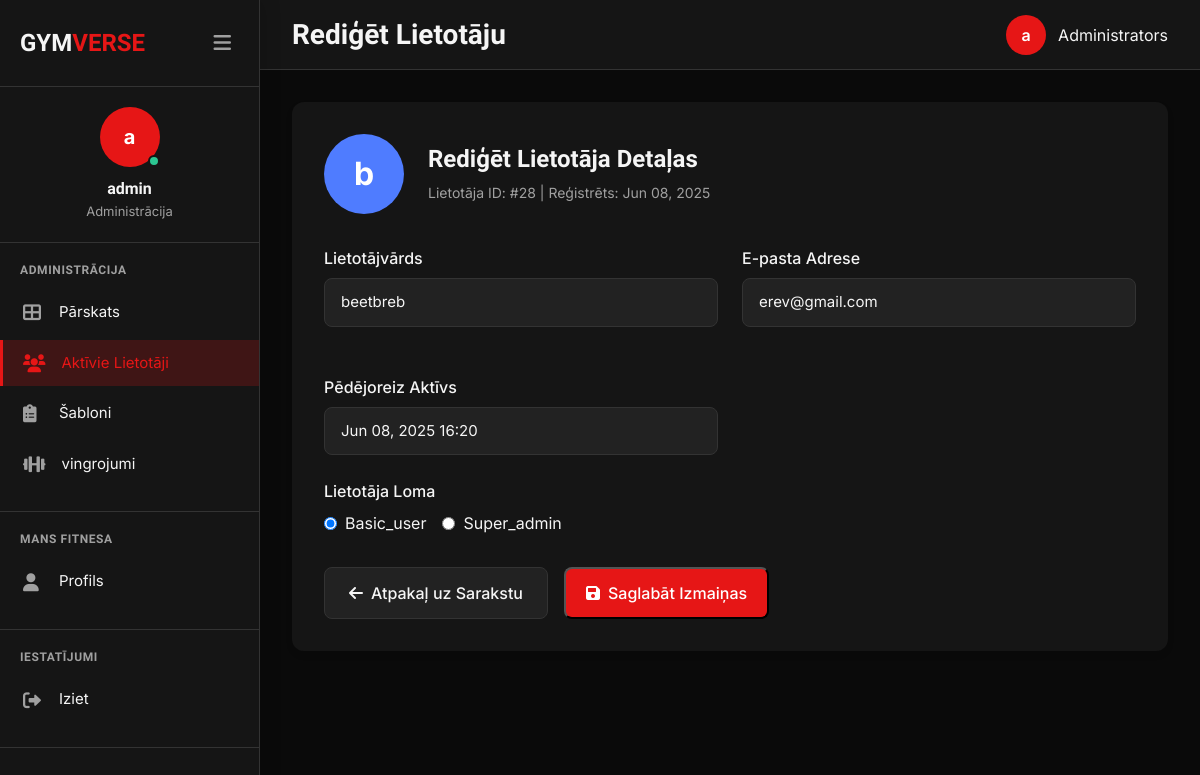
Page /admin/users/edit-user.php?id=28 (signed in) on the committed database.
### tables this page shows
CREATE TABLE `users` (
  `id` int NOT NULL,
  `username` varchar(50) NOT NULL,
  `password` varchar(255) NOT NULL,
  `email` varchar(100) NOT NULL,
  `language` varchar(10) DEFAULT 'en',
  `created_at` timestamp NULL DEFAULT CURRENT_TIMESTAMP,
  `last_active` timestamp NULL DEFAULT CURRENT_TIMESTAMP ON UPDATE CURRENT_TIMESTAMP
);

CREATE TABLE `user_roles` (
  `id` int NOT NULL,
  `user_id` int NOT NULL,
  `role_id` int NOT NULL,
  `created_at` timestamp NULL DEFAULT CURRENT_TIMESTAMP
);

CREATE TABLE `roles` (
  `id` int NOT NULL,
  `name` varchar(50) NOT NULL,
  `description` text,
  `created_at` timestamp NULL DEFAULT CURRENT_TIMESTAMP,
  `updated_at` timestamp NULL DEFAULT CURRENT_TIMESTAMP ON UPDATE CURRENT_TIMESTAMP
);

### profile/languages.php (called while the page is built, shortened)
<?php
function t($key, $lang = null) {
    global $translations;
    if ($lang === null) {
        $lang = $_SESSION["language"] ?? 'en';
    }
    return $translations[$lang][$key] ?? $key;
}

### admin/users/edit-user.php (the view, shortened to what this page needs)
<?php
require_once dirname(__DIR__, 2) . '/assets/db_connection.php';
require_once dirname(__DIR__, 2) . '/profile/languages.php';
$edit_user_id = intval($_GET['id']);
$user_sql = "
    SELECT
        u.id,
        u.username,
        u.email,
        u.created_at,
        u.last_active
    FROM users u
    WHERE u.id = ?
";
$user_stmt = $conn->prepare($user_sql);
$user_stmt->bind_param("i", $edit_user_id);
$user_stmt->execute();
$user_result = $user_stmt->get_result();
$user = $user_result->fetch_assoc();
$roles_sql = "
    SELECT r.id, r.name, ur.user_id
    FROM roles r
    LEFT JOIN user_roles ur ON r.id = ur.role_id AND ur.user_id = ?
    ORDER BY r.name
";
$roles_stmt = $conn->prepare($roles_sql);
$roles_stmt->bind_param("i", $edit_user_id);
$roles_stmt->execute();
$roles_result = $roles_stmt->get_result();
$all_roles = [];
while ($role = $roles_result->fetch_assoc()) {
    $all_roles[] = $role;
}
$bodyClass = "admin-page";
?>
<!DOCTYPE html>
<html lang="<?php echo isset($_SESSION['language']) ? $_SESSION['language'] : 'en'; ?>">
<head>
    <link rel="stylesheet" href="https://cdnjs.cloudflare.com/ajax/libs/font-awesome/6.0.0/css/all.min.css">
    <link rel="stylesheet" href="/assets/css/normalize.css">
    <link rel="stylesheet" href="/assets/css/variables.css">
    <link rel="stylesheet" href="/assets/css/main.css">
    <link rel="stylesheet" href="/assets/css/admin-sidebar.css">
    <link rel="stylesheet" href="/admin/includes/admin-styles.css">
</head>
<body class="<?php echo $bodyClass; ?>">
    <div class="admin-wrapper">
        <?php include '../includes/admin-sidebar.php'; ?>
        <div class="main-content">
            <div class="admin-topbar">
                <h1><?php echo t("edit_user"); ?></h1>
                <div class="admin-user">
                    <div class="admin-avatar"><?php echo substr($_SESSION["username"], 0, 1); ?></div>
                    <span><?php echo t("admin"); ?></span>
                </div>
            </div>
            <div class="dashboard-container">
                <div class="admin-content-box">
                    <div class="user-avatar-section">
                        <div class="user-avatar-edit">
                            <?php echo substr($user['username'], 0, 1); ?>
                        </div>
                        <div class="user-info-edit">
                            <h2><?php echo t("edit_user_details"); ?></h2>
                            <p><?php echo t("user_id"); ?>: #<?php echo $user['id']; ?> | <?php echo t("registered"); ?>: <?php echo date('M d, Y', strtotime($user['created_at'])); ?></p>
                        </div>
                    </div>
                    <form method="POST" action="">
                        <div class="form-grid">
                            <div class="form-group">
                                <label for="username" class="form-label"><?php echo t("username"); ?></label>
                                <input type="text" id="username" name="username" class="form-control" value="<?php echo htmlspecialchars($user['username']); ?>" required>
                            </div>
                            <div class="form-group">
                                <label for="email" class="form-label"><?php echo t("email_address"); ?></label>
                                <input type="email" id="email" name="email" class="form-control" value="<?php echo htmlspecialchars($user['email']); ?>" required>
                            </div>
                            <div class="form-group">
                                <label class="form-label"><?php echo t("last_active"); ?></label>
                                <input type="text" class="form-control" value="<?php echo $user['last_active'] ? date('M d, Y H:i', strtotime($user['last_active'])) : t('never'); ?>" disabled>
                            </div>
                        </div>
                        <div class="form-group">
                            <label class="form-label"><?php echo t("user_role"); ?></label>
                            <div class="checkbox-group">
                                <?php foreach ($all_roles as $role): ?>
                                    <div class="checkbox-item">
                                        <input type="radio"
                                               id="role_<?php echo $role['id']; ?>"
                                               name="roles"
                                               value="<?php echo $role['id']; ?>"
                                               <?php echo isset($role['user_id']) ? 'checked' : ''; ?>
                                               required>
                                        <label for="role_<?php echo $role['id']; ?>"><?php echo ucfirst($role['name']); ?></label>
                                    </div>
                                <?php endforeach; ?>
                            </div>
                        </div>
                        <div class="form-buttons">
                            <a href="index.php" class="btn-secondary">
                                <i class="fas fa-arrow-left"></i>
                                <span><?php echo t("back_to_list"); ?></span>
                            </a>
                            <button type="submit" class="admin-btn">
                                <i class="fas fa-save"></i>
                                <span><?php echo t("save_changes"); ?></span>
                            </button>
                        </div>
                    </form>
                </div>
            </div>
        </div>
    </div>
</body>
</html>

### assets/css/variables.css (style rules this page uses)
:root { --primary: #ff4d4d; --primary-light: #4cc9f0; --primary-dark: #3a56d4; --secondary: #f72585; --secondary-light: #ff5c8a; --success: #06d6a0; --warning: #ffd166; --danger: #ef476f; --info: #2196f3; --dark: #0f0f1a; --dark-card: #1a1a2e; --dark-card-hover: #2a2a2a; --dark-bg: #121212; --gray-dark: #2b2b3d; --gray-light: rgba(255, 255, 255, 0.7); --gray-100: #f5f5f5; --gray-200: #eeeeee; --gray-300: #dddddd; --gray-400: #cccccc; --gray-500: #aaaaaa; --gray-600: #888888; --gray-700: #666666; --gray-800: #444444; --gray-900: #222222; --text-light: #ffffff; --text-gray: #a0a0a0; --text-muted: #707070; --text-primary: #e0e0e0; --text-secondary: #a0a0a0; --gradient-blue: linear-gradient(135deg, var(--primary-dark), var(--primary-light)); --gradient-purple: linear-gradient(135deg, #9d4edd, #c77dff); --gradient-pink: linear-gradient(135deg, var(--secondary), var(--secondary-light)); --gradient-green: linear-gradient(135deg, var(--success), #64dfdf); --gradient-orange: linear-gradient(135deg, #fb8500, #ffb703); --font-family-base: 'Inter', -apple-system, BlinkMacSystemFont, 'Segoe UI', Roboto, Oxygen, Ubuntu, Cantarell, 'Open Sans', 'Helvetica Neue', sans-serif; --font-family-heading: 'Koulen', 'Inter', sans-serif; --font-family-mono: SFMono-Regular, Menlo, Monaco, Consolas, "Liberation Mono", "Courier New", monospace; --font-size-xs: 0.75rem; --font-size-sm: 0.875rem; --font-size-base: 1rem; --font-size-lg: 1.125rem; --font-size-xl: 1.25rem; --font-size-2xl: 1.5rem; --font-size-3xl: 1.875rem; --font-size-4xl: 2.25rem; --font-size-5xl: 3rem; --font-size-6xl: 4rem; --font-weight-light: 300; --font-weight-normal: 400; --font-weight-medium: 500; --font-weight-semibold: 600; --font-weight-bold: 700; --line-height-none: 1; --line-height-tight: 1.25; --line-height-snug: 1.375; --line-height-normal: 1.5; --line-height-relaxed: 1.625; --line-height-loose: 2; --letter-spacing-tighter: -0.05em; --letter-spacing-tight: -0.025em; --letter-spacing-normal: 0; --letter-spacing-wide: 0.025em; --letter-spacing-wider: 0.05em; --letter-spacing-widest: 0.1em; --space-xs: 0.25rem; --space-sm: 0.5rem; --space-md: 1rem; --space-lg: 1.5rem; --space-xl: 2rem; --space-2xl: 2.5rem; --space-3xl: 3rem; --space-4xl: 4rem; --space-5xl: 6rem; --sidebar-width: 280px; --header-height: 80px; --footer-height: auto; --container-max-width: 1200px; --container-padding: var(--space-md); --border-radius-sm: 0.25rem; --border-radius-md: 0.375rem; --border-radius-lg: 0.5rem; --border-radius-xl: 1rem; --border-radius-2xl: 1.5rem; --border-radius-full: 9999px; --border-width-thin: 1px; --border-width-medium: 2px; --border-width-thick: 3px; --border-color: rgba(255, 255, 255, 0.1); --shadow-sm: 0 4px 6px rgba(0, 0, 0, 0.1); --shadow-md: 0 10px 20px rgba(0, 0, 0, 0.15); --shadow-lg: 0 10px 25px rgba(0, 0, 0, 0.2); --shadow-xl: 0 20px 25px -5px rgba(0, 0, 0, 0.1), 0 10px 10px -5px rgba(0, 0, 0, 0.04); --shadow-2xl: 0 25px 50px -12px rgba(0, 0, 0, 0.25); --shadow-inner: inset 0 2px 4px 0 rgba(0, 0, 0, 0.06); --z-index-dropdown: 1000; --z-index-sticky: 1020; --z-index-fixed: 1030; --z-index-modal-backdrop: 1040; --z-index-modal: 1050; --z-index-popover: 1060; --z-index-tooltip: 1070; --transition: all 0.3s cubic-bezier(0.25, 0.8, 0.25, 1); --transition-fast: 0.15s ease; --transition-base: 0.3s ease; --transition-slow: 0.5s ease; --button-padding-y: 0.75rem; --button-padding-x: 1.5rem; --button-font-size: var(--font-size-base); --button-font-weight: var(--font-weight-medium); --button-border-radius: var(--border-radius-md); --button-focus-width: 0.2rem; --input-padding-y: 0.75rem; --input-padding-x: 1rem; --input-font-size: var(--font-size-base); --input-line-height: var(--line-height-normal); --input-border-width: 1px; --input-border-radius: var(--border-radius-md); --input-focus-border-color: var(--primary); --input-focus-box-shadow: 0 0 0 0.2rem rgba(67, 97, 238, 0.25); --card-border-width: 0; --card-border-radius: var(--border-radius-lg); --card-padding: var(--space-lg); --card-bg: var(--dark-card); --card-shadow: var(--shadow-md); }

### rows in the picture
users: username "b", id "28", created_at "Jun 08, 2025", username "beetbreb", email "erev@gmail.com", last_active "Jun 08, 2025 16:20"
user_roles: user_id "☑ Basic_user", role.name "Basic_user"
roles: name "Super_admin"

### other values in the picture
substr($_SESSION["username"], 0, 1) "a"
$_SESSION["username"] "admin"
t('administration') "Administrācija"
t('administration') "ADMINISTRĀCIJA"
t('dashboard') "Pārskats"
t('active_users') "Aktīvie Lietotāji"
t('templates') "Šabloni"
t('exercises') "vingrojumi"
t('my_fitness') "MANS FITNESA"
t('profile') "Profils"
t('settings') "IESTATĪJUMI"
t('logout') "Iziet"
t("edit_user") "Rediģēt Lietotāju"
t("admin") "Administrators"
t("edit_user_details") "Rediģēt Lietotāja Detaļas"
